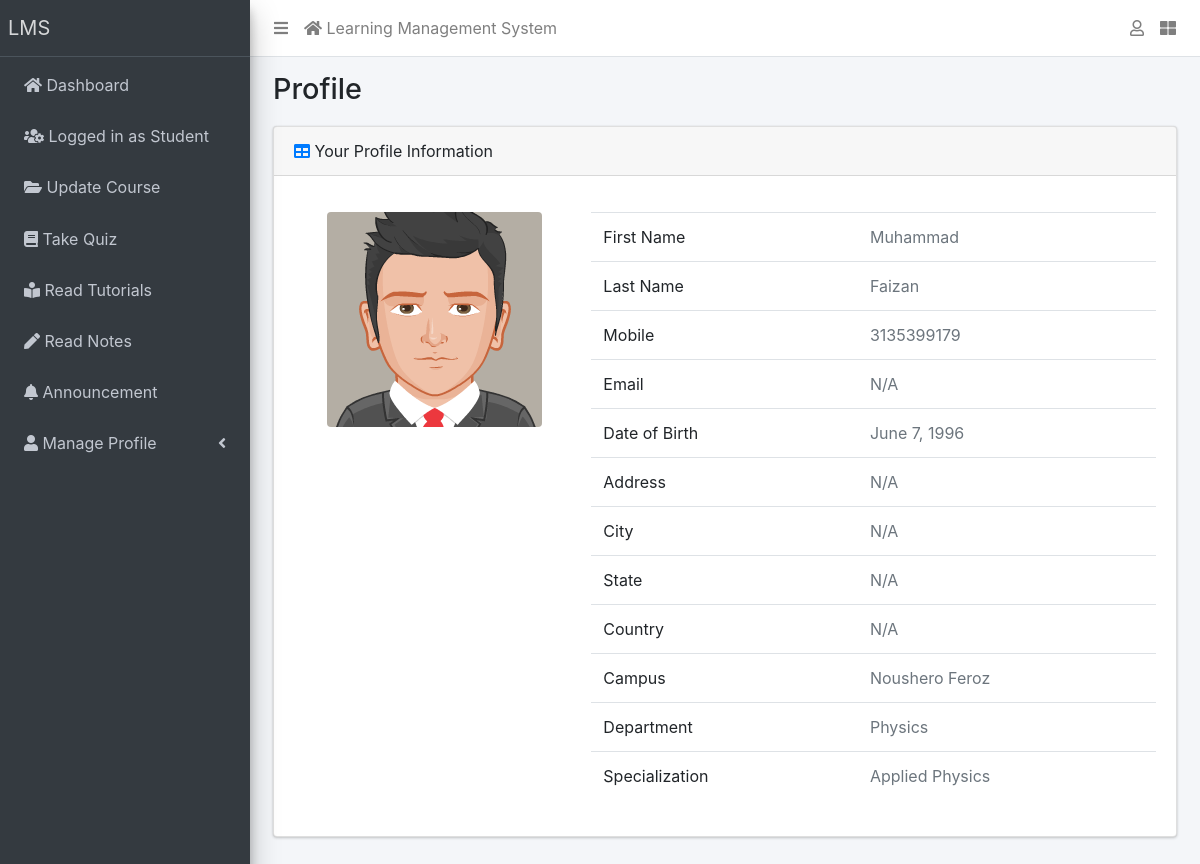
Page /profile-view/ (signed in) on the committed database.
### e_learn/models.py (models this page shows, shortened)
class UserProfile(models.Model):
    custom_user = models.OneToOneField(User, on_delete=models.CASCADE, related_name='profile')
    first_name = models.CharField(_("First Name"), max_length=150)
    last_name = models.CharField(_("Last Name"), max_length=150, blank=True, null=True)
    mobile = models.PositiveBigIntegerField(_("Mobile"), unique=True, blank=True, null=True)
    email = models.EmailField(_("Email"), unique=True, blank=True, null=True)
    dob = models.DateField(_("Date of Birth"))
    address = models.CharField(_("Address"), max_length=150, blank=True, null=True)
    city = models.CharField(_("City"), max_length=150, blank=True, null=True)
    province = models.CharField(_("Province"), max_length=150, blank=True, null=True)
    country = models.CharField(_("Country"), max_length=150, blank=True, null=True)
    image = models.ImageField(upload_to = 'user', blank=True, null=True)
    campus = models.ForeignKey(Campus, on_delete=models.CASCADE, related_name="campus")
    department = models.ForeignKey(Department, on_delete=models.CASCADE, related_name="department")
    specialization = models.ForeignKey(Specialization, on_delete=models.CASCADE, related_name="user_profile_specialization")
    created_on = models.DateTimeField(auto_now_add=True)
    updated_on = models.DateTimeField(auto_now=True)
    class Meta:
        verbose_name = 'User Profile'
        verbose_name_plural = 'User Profiles'
    @property
    def get_image(self):
        if self.image:
            return self.image.url
        return '/static/dist/img/avatar5.png'

class Campus(models.Model):
    name = models.CharField(max_length=150, unique=True)
    created_on = models.DateTimeField(auto_now_add=True)
    updated_on = models.DateTimeField(auto_now=True)
    def __str__(self):
        return self.name

class Department(models.Model):
    name = models.CharField(max_length=150, unique=True)
    campus = models.ForeignKey(Campus, on_delete=models.CASCADE, related_name="department")
    created_on = models.DateTimeField(auto_now_add=True)
    updated_on = models.DateTimeField(auto_now=True)
    def __str__(self):
        return self.name

class Specialization(models.Model):
    name = models.CharField(max_length=150, unique=True)
    department = models.ForeignKey(Department, on_delete=models.CASCADE, related_name="specialization")
    created_on = models.DateTimeField(auto_now_add=True)
    updated_on = models.DateTimeField(auto_now=True)
    def __str__(self):
        return self.name

### e_learn/views.py (the view)
# urls.py: path('profile-view/', views.ViewProfile.as_view(), name='view_profile'),
class ViewProfile(View):
    def get(self, request):
        try:
            user = UserProfile.objects.get(custom_user=self.request.user)
        except UserProfile.DoesNotExist:
            user = UserProfile()
        context = {
            "user" : user
        }
        return render(request, 'e_learn/admin/profile_view.html', context)

### e_learn/templates/e_learn/admin/profile_view.html (shortened to what this page needs)
{% extends 'e_learn/base.html' %}
{% block title %}Profile{% endblock title %}
{% block card_header %}
    <div class="card-header">
        <div>
            <i class="fas fa-table text-primary"></i>
            Your Profile Information
        </div>
    </div>
{% endblock card_header %}
{% block content %}
    <div class='row' style="min-height: 22rem">
        <div class='col-sm-4 mt-3 pl-5'>
            <img src="{{user.get_image}}" alt="image" class='rounded img-fluid'>
        </div>
        <div class='col-sm-8 mt-3'>
            <table class="table table-hover">
                <tbody>
                  <tr>
                    <td>First Name</td>
                    <td><span class='text-muted'>{{user.first_name|default:'N/A'}}</span></td>
                  </tr>
                  <tr>
                    <td>Last Name</td>
                    <td><span class='text-muted'>{{user.last_name|default:'N/A'}}</span></td>
                  </tr>
                  <tr>
                    <td>Mobile</td>
                    <td><span class='text-muted'>{{user.mobile|default:'N/A'}}</span></td>
                  </tr>
                  <tr>
                    <td>Email</td>
                    <td><span class='text-muted'>{{user.email|default:'N/A'}}</span></td>
                  </tr>
                  <tr>
                    <td>Date of Birth</td>
                    <td><span class='text-muted'>{{user.dob|default:'N/A'}}</span></td>
                  </tr>
                  <tr>
                    <td>Address</td>
                    <td><span class='text-muted'>{{user.address|default:'N/A'}}</span></td>
                  </tr>
                  <tr>
                    <td>City</td>
                    <td><span class='text-muted'>{{user.city|default:'N/A'}}</span></td>
                  </tr>
                  <tr>
                    <td>State</td>
                    <td><span class='text-muted'>{{user.province|default:'N/A'}}</span></td>
                  </tr>
                  <tr>
                    <td>Country</td>
                    <td><span class='text-muted'>{{user.country|default:'N/A'}}</span></td>
                  </tr>
                  <tr>
                    <td>Campus</td>
                    <td><span class='text-muted'>{{user.campus|default:'N/A'}}</span></td>
                  </tr>
                  <tr>
                    <td>Department</td>
                    <td><span class='text-muted'>{{user.department|default:'N/A'}}</span></td>
                  </tr>
                  <tr>
                    <td>Specialization</td>
                    <td><span class='text-muted'>{{user.specialization|default:'N/A'}}</span></td>
                  </tr>
                </tbody>
            </table>
        </div>
    </div>
{% endblock content %}

### e_learn/templates/e_learn/base.html (shortened to what this page needs)
{% load static %}
<!DOCTYPE html>
<html lang="en">
<head>
  <link rel="stylesheet" href="{% static 'plugins/fontawesome-free/css/all.min.css' %}">
  <link rel="stylesheet" href="{% static 'plugins/toastr/toastr.min.css' %}">
  <link rel="stylesheet"
    href="{% static 'plugins/overlayScrollbars/css/OverlayScrollbars.min.css' %}">
  <link rel="stylesheet" href="{% static 'plugins/Datatables/datatables.min.css' %}" />
  <link rel="stylesheet" href="{% static 'dist/css/adminlte.min.css' %}">
    <link rel="stylesheet" href="https://stackpath.bootstrapcdn.com/bootstrap/4.4.1/css/bootstrap.min.css">
</head>
<body
  class="hold-transition sidebar-mini layout-fixed layout-navbar-fixed layout-footer-fixed">
  <div class="wrapper">
    <nav class="main-header navbar navbar-expand navbar-white navbar-light">
      <ul class="navbar-nav">
        <li class="nav-item">
          <a class="nav-link" data-widget="pushmenu" href="#" role="button"><i class="fas fa-bars"></i></a>
        </li>
        <li class="nav-item d-none d-sm-inline-block">
          <a href="" class="nav-link"><i class="fa fa-home"></i> Learning Management System</a>
        </li>
      </ul>
      <ul class="navbar-nav ml-auto">
        <li class="nav-item dropdown">
          <a class="nav-link" data-toggle="dropdown" href="#">
            <i class="far fa-user"></i>
          </a>
        </li>
        <li class="nav-item">
          <a class="nav-link" data-widget="control-sidebar" data-slide="true"
            href="#" role="button"><i class="fas fa-th-large"></i></a>
        </li>
      </ul>
    </nav>
    <aside class="main-sidebar sidebar-dark-primary elevation-4">
      <a href="" class="brand-link">{{ school_name | default:"LMS" }}</a>
      <div class="sidebar">
        <nav class="mt-2">
          <ul class="nav nav-pills nav-sidebar flex-column"
            data-widget="treeview" role="menu" data-accordion="false">
            <li class="nav-item mb-2">
              <a href="{% url 'dashboard' %}" class="nav-link">
                <i class="fa fa-home" aria-hidden="true"></i>
                <p>
                    Dashboard
                </p>
              </a>
            </li>
            <li class="nav-item  mb-2">
              <a href="" class="nav-link">
                <i class="fas fa-users-cog"></i>
                <p>
                  Logged in as
                  {% if request.user.is_admin %}
                    Admin
                    {% elif request.user.is_instructor %}
                    Instructor
                    {% elif request.user.is_student %}
                    Student
                  {% endif %}
                </p>
              </a>
            </li>
            {% if request.user.is_student %}
            <li class="nav-item mb-2">
                <a href="{% url 'course_update' %}" class="nav-link">
                    <i class="fa fa-folder-open"></i>
                    <p>
                        Update Course
                    </p>
                </a>
            </li>
            <li class="nav-item mb-2">
                <a href="{% url 'active_quiz' %}" class="nav-link">
                    <i class="fas fa-book"></i>
                    <p>
                        Take Quiz
                    </p>
                </a>
            </li>
            <li class="nav-item mb-2">
                <a href="{% url 'tutorial_list' %}" class="nav-link">
                    <i class="fas fa-book-reader text-default"></i>
                    <p>
                        Read Tutorials
                    </p>
                </a>
            </li>
            <li class="nav-item mb-2">
                <a href="{% url 'notes_list' %}" class="nav-link">
                    <i class="fas fa-pen" aria-hidden="true"></i>
                    <p>
                        Read Notes
                    </p>
                </a>
            </li>
            {% endif %}
            <li class="nav-item mb-2">
              <a href="{% url 'announcement_list' %}" class="nav-link">
                <i class="fas fa-bell"></i>
                <p>
                  Announcement
                </p>
              </a>
            </li>
            <li class="nav-item has-treeview mb-2">
                <a href="#" class="nav-link">
                    <i class="fas fa-user"></i>
                    <p>
                        Manage Profile
                        <i class="fas fa-angle-left right"></i>
                    </p>
                </a>
            </li>
          </ul>
        </nav>
      </div>
    </aside>
    <div class="content-wrapper">
      <section class="content-header">
        <div class="container-fluid">
          <div class="row mb-1">
            <div class="col-sm-8">
              <h1>{% block title %}{% endblock title %}</h1>
            </div>
            <div class="col-sm-4">
            </div>
          </div>
        </div>
      </section>
      <section class="content">
        <div class="container-fluid">
          <div class="row">
            <div class="col-md-12">
              {% block fullcard %}
              <div class="card">
                {% block card_header %}
                {% endblock card_header %}
                <div class="card-body">
                  <div class="row">
                    <div class="col">
                      {% block content %}{% endblock content %}
                    </div>
                  </div>
                </div>
              </div>
              {% endblock fullcard %}
            </div>
          </div>
        </div>
      </section>
    </div>
  </div>
</body>
</html>

### rows in the picture
UserProfile: first_name "Muhammad", last_name "Faizan", mobile "3135399179", email "N/A", dob "June 7, 1996", address "N/A", city "N/A", province "N/A", country "N/A", campus "Noushero Feroz", department "Physics", specialization "Applied Physics"

### other values in the picture
{{ school_name | default:"LMS" }} "LMS"
